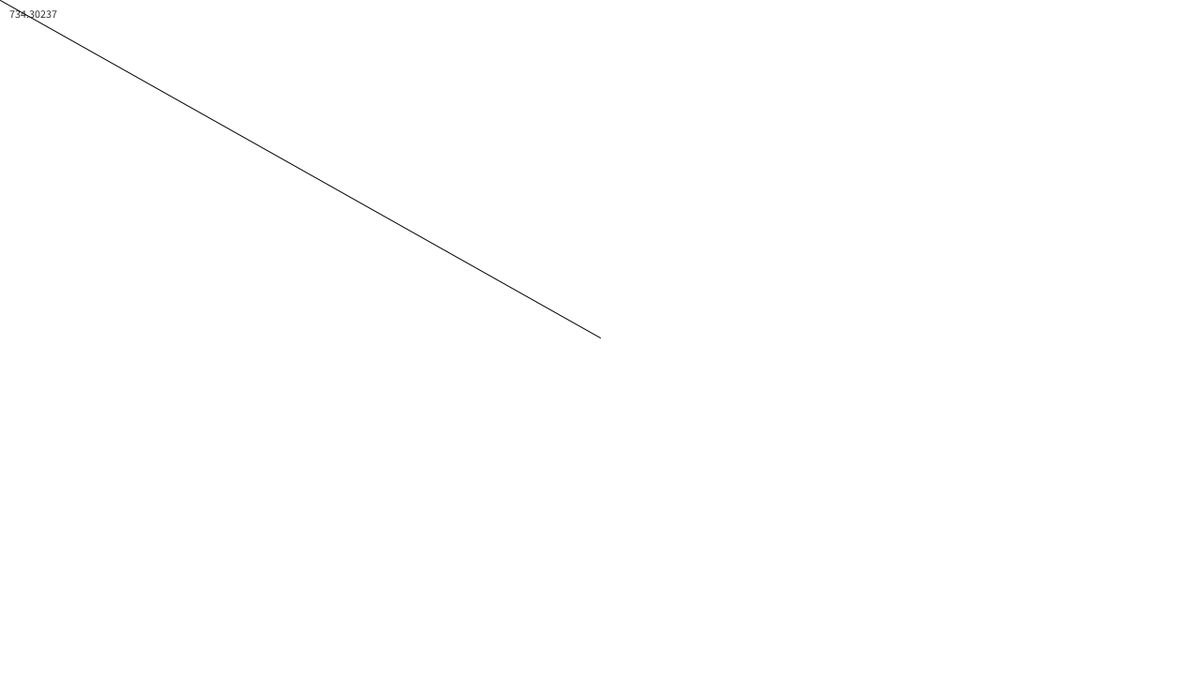
Frame 1 (no input)
Frame 60 (the mouse pressed at the canvas centre just before this capture): identical to frame 1, image omitted
Frame 120 (the mouse held since frame 60 and released just before this capture): blank canvas, image omitted

The Processing sketch that drew this single still picture (run headless with seeded random() and noise(); from frame 60 on, the mouse is pressed at the canvas centre):

// Processing sketch: sketch_200327a
// ── sketch_200327a.pde
PVector posicio;
PVector speed;
float magnitud;

PVector center;
PVector mouse;


void setup() {
  size (1280,720);
  
  posicio = new PVector(0, 0);
  speed = new PVector(3,2);
  magnitud = 3;
  
  posicio.mult(magnitud);
  
  center = new PVector(width/2, height/2);
}

void draw() {
  background(255);

  mouse = new PVector(mouseX, mouseY);
  mouse.sub(center);
  
  //  Si treiem el comentari d'aquestes dues línies creem el punt 4 amb la línia normalitzada.
  //mouse.normalize();
  //mouse.mult(250);

  float m = mouse.getMagnitud();
  //fill(0);
  //rect(0, 0, m, 20);
  String s = "" + m;
  fill(50);
  text(s, 10, 10, 70, 80);
  
  translate(width/2, height/2);
  line(0, 0,mouse.x, mouse.y);
  
  
}

// ── PVector.pde
class PVector{

  float x;
  float y;
  
  PVector(float x, float y) {
  
    this.x = x;
    this.y = y;
  
  }

  //Sumem un vector al vector de la classe.
  void add(PVector v) {
  
    this.x = this.x + v.x;
    this.y = this.y + v.y;
  
  }

  //Sumem un vector al vector de la classe.
  void sub(PVector v) {
  
    this.x = this.x - v.x;
    this.y = this.y - v.y;
  
  }

  void mult(float scalar) {
  
    this.x = this.x * scalar;
    this.y = this.y * scalar;
    
  }
  
   //Sumem un vector al vector de la classe.
  void mult(PVector v) {
  
    this.x = this.x * v.x;
    this.y = this.y * v.y;
  
  }

  void div(float mag) {
  
    this.x = this.x / mag;
    this.y = this.y / mag;
    
  }

  float getMagnitud() {
  
    return sqrt(x*x + y*y);
  
  }

  void normalize() {
  
    float m = getMagnitud();
    
    if (m != 0) {
      div(m);
    }
    else {
      print("El valor " + m + " es 0 actualment i no s'ha pogut normalitzar");
    }
    
  }

}
